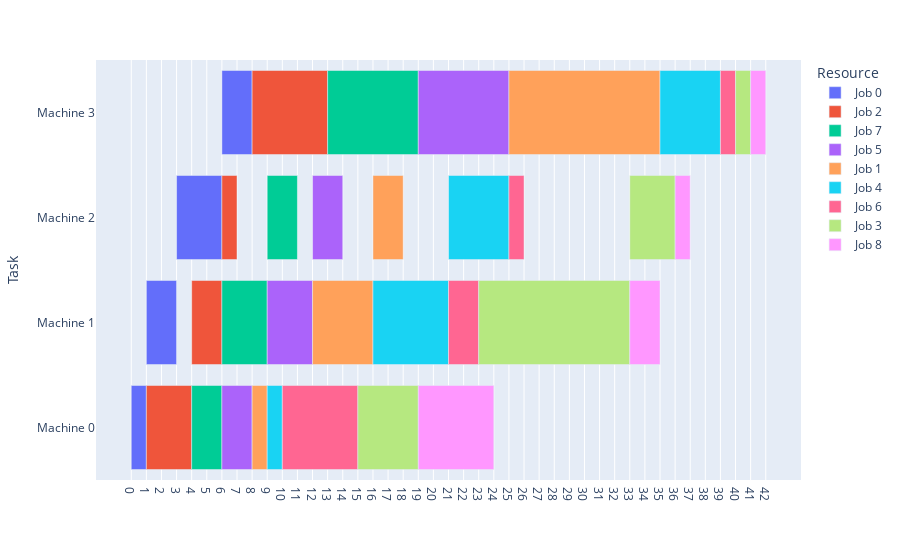

Write notebook code for a chart like this one.
### Code cell
from fsp import simulated_annealing as SA
import plotly.express as px
randomInstance = Instance(
    np.array([
        [1,2,3,2],
        [1,4,2,10],
        [3,2,1,5],
        [4,10,3,1],
        [1,5,4,4],
        [2,3,2,6],
        [5,2,1,1],
        [2,3,2,6],
        [5,2,1,1],
    ], dtype=np.int64))
results = SA.get_results(randomInstance,'CDS')
print(results)

res = randomInstance.get_chart_data(results)

fig = px.timeline(res['df'], x_start="Start", x_end="Finish", y="Task", color="Resource")
fig.layout.xaxis.update({
        'tickvals' : res['date_ticks'],
        'ticktext' : res['num_tick_labels']
})
fig.show()

#results2 = branch_and_bound.get_results(randomInstance,search_strategy=branch_and_bound.DEPTH_FIRST_SEARCH,use_heuristique_init=True,log=False)
#print(results2)

### Figure 1 — Plotly figure (JSON) as saved in the notebook; plotly's stock layout.template omitted (floating-point values rounded to 4 significant figures)
{"data": [{"alignmentgroup": "True", "base": ["1971-01-01", "1971-01-02", "1971-01-04", "1971-01-07"], "hovertemplate": "Resource=Job 0<br>Start=%{base}<br>Finish=%{x}<br>Task=%{y}<extra></extra>", "legendgroup": "Job 0", "marker": {"color": "#636efa"}, "name": "Job 0", "offsetgroup": "Job 0", "orientation": "h", "showlegend": true, "textposition": "auto", "type": "bar", "x": [86400000, 172800000, 259200000, 172800000], "xaxis": "x", "y": ["Machine 0", "Machine 1", "Machine 2", "Machine 3"], "yaxis": "y"}, {"alignmentgroup": "True", "base": ["1971-01-02", "1971-01-05", "1971-01-07", "1971-01-09"], "hovertemplate": "Resource=Job 2<br>Start=%{base}<br>Finish=%{x}<br>Task=%{y}<extra></extra>", "legendgroup": "Job 2", "marker": {"color": "#EF553B"}, "name": "Job 2", "offsetgroup": "Job 2", "orientation": "h", "showlegend": true, "textposition": "auto", "type": "bar", "x": [259200000, 172800000, 86400000, 432000000], "xaxis": "x", "y": ["Machine 0", "Machine 1", "Machine 2", "Machine 3"], "yaxis": "y"}, {"alignmentgroup": "True", "base": ["1971-01-05", "1971-01-07", "1971-01-10", "1971-01-14"], "hovertemplate": "Resource=Job 7<br>Start=%{base}<br>Finish=%{x}<br>Task=%{y}<extra></extra>", "legendgroup": "Job 7", "marker": {"color": "#00cc96"}, "name": "Job 7", "offsetgroup": "Job 7", "orientation": "h", "showlegend": true, "textposition": "auto", "type": "bar", "x": [172800000, 259200000, 172800000, 518400000], "xaxis": "x", "y": ["Machine 0", "Machine 1", "Machine 2", "Machine 3"], "yaxis": "y"}, {"alignmentgroup": "True", "base": ["1971-01-07", "1971-01-10", "1971-01-13", "1971-01-20"], "hovertemplate": "Resource=Job 5<br>Start=%{base}<br>Finish=%{x}<br>Task=%{y}<extra></extra>", "legendgroup": "Job 5", "marker": {"color": "#ab63fa"}, "name": "Job 5", "offsetgroup": "Job 5", "orientation": "h", "showlegend": true, "textposition": "auto", "type": "bar", "x": [172800000, 259200000, 172800000, 518400000], "xaxis": "x", "y": ["Machine 0", "Machine 1", "Machine 2", "Machine 3"], "yaxis": "y"}, {"alignmentgroup": "True", "base": ["1971-01-09", "1971-01-13", "1971-01-17", "1971-01-26"], "hovertemplate": "Resource=Job 1<br>Start=%{base}<br>Finish=%{x}<br>Task=%{y}<extra></extra>", "legendgroup": "Job 1", "marker": {"color": "#FFA15A"}, "name": "Job 1", "offsetgroup": "Job 1", "orientation": "h", "showlegend": true, "textposition": "auto", "type": "bar", "x": [86400000, 345600000, 172800000, 864000000], "xaxis": "x", "y": ["Machine 0", "Machine 1", "Machine 2", "Machine 3"], "yaxis": "y"}, {"alignmentgroup": "True", "base": ["1971-01-10", "1971-01-17", "1971-01-22", "1971-02-05"], "hovertemplate": "Resource=Job 4<br>Start=%{base}<br>Finish=%{x}<br>Task=%{y}<extra></extra>", "legendgroup": "Job 4", "marker": {"color": "#19d3f3"}, "name": "Job 4", "offsetgroup": "Job 4", "orientation": "h", "showlegend": true, "textposition": "auto", "type": "bar", "x": [86400000, 432000000, 345600000, 345600000], "xaxis": "x", "y": ["Machine 0", "Machine 1", "Machine 2", "Machine 3"], "yaxis": "y"}, {"alignmentgroup": "True", "base": ["1971-01-11", "1971-01-22", "1971-01-26", "1971-02-09"], "hovertemplate": "Resource=Job 6<br>Start=%{base}<br>Finish=%{x}<br>Task=%{y}<extra></extra>", "legendgroup": "Job 6", "marker": {"color": "#FF6692"}, "name": "Job 6", "offsetgroup": "Job 6", "orientation": "h", "showlegend": true, "textposition": "auto", "type": "bar", "x": [432000000, 172800000, 86400000, 86400000], "xaxis": "x", "y": ["Machine 0", "Machine 1", "Machine 2", "Machine 3"], "yaxis": "y"}, {"alignmentgroup": "True", "base": ["1971-01-16", "1971-01-24", "1971-02-03", "1971-02-10"], "hovertemplate": "Resource=Job 3<br>Start=%{base}<br>Finish=%{x}<br>Task=%{y}<extra></extra>", "legendgroup": "Job 3", "marker": {"color": "#B6E880"}, "name": "Job 3", "offsetgroup": "Job 3", "orientation": "h", "showlegend": true, "textposition": "auto", "type": "bar", "x": [345600000, 864000000, 259200000, 86400000], "xaxis": "x", "y": ["Machine 0", "Machine 1", "Machine 2", "Machine 3"], "yaxis": "y"}, {"alignmentgroup": "True", "base": ["1971-01-20", "1971-02-03", "1971-02-06", "1971-02-11"], "hovertemplate": "Resource=Job 8<br>Start=%{base}<br>Finish=%{x}<br>Task=%{y}<extra></extra>", "legendgroup": "Job 8", "marker": {"color": "#FF97FF"}, "name": "Job 8", "offsetgroup": "Job 8", "orientation": "h", "showlegend": true, "textposition": "auto", "type": "bar", "x": [432000000, 172800000, 86400000, 86400000], "xaxis": "x", "y": ["Machine 0", "Machine 1", "Machine 2", "Machine 3"], "yaxis": "y"}], "layout": {"barmode": "overlay", "legend": {"title": {"text": "Resource"}, "tracegroupgap": 0}, "margin": {"t": 60}, "xaxis": {"anchor": "y", "domain": [0, 1], "ticktext": [0, 1, 2, 3, 4, 5, 6, 7, 8, 9, 10, 11, 12, 13, 14, 15, 16, 17, 18, 19, 20, 21, 22, 23, 24, 25, 26, 27, 28, 29, 30, 31, 32, 33, 34, 35, 36, 37, 38, 39, 40, 41, 42], "tickvals": ["1971-01-01", "1971-01-02", "1971-01-03", "1971-01-04", "1971-01-05", "1971-01-06", "1971-01-07", "1971-01-08", "1971-01-09", "1971-01-10", "1971-01-11", "1971-01-12", "1971-01-13", "1971-01-14", "1971-01-15", "1971-01-16", "1971-01-17", "1971-01-18", "1971-01-19", "1971-01-20", "1971-01-21", "1971-01-22", "1971-01-23", "1971-01-24", "1971-01-25", "1971-01-26", "1971-01-27", "1971-01-28", "1971-01-29", "1971-01-30", "1971-01-31", "1971-02-01", "1971-02-02", "1971-02-03", "1971-02-04", "1971-02-05", "1971-02-06", "1971-02-07", "1971-02-08", "1971-02-09", "1971-02-10", "1971-02-11", "1971-02-12"], "type": "date"}, "yaxis": {"anchor": "x", "domain": [0, 1], "title": {"text": "Task"}}}}
